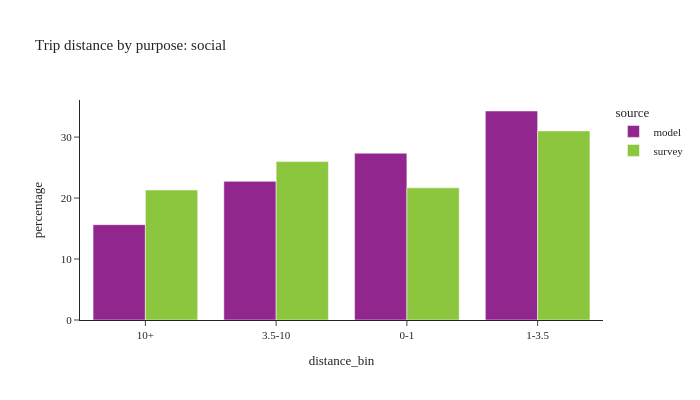

Source (notebook cell):
### Code cell
plot_bins(trip, pl.col('dpurp') == 7, 'social')

### Figure 1 — Plotly figure (JSON) as saved in the notebook; plotly's stock layout.template omitted (floating-point values rounded to 4 significant figures)
{"data": [{"alignmentgroup": "True", "customdata": [[334427], [486504], [585293], [733434]], "hovertemplate": "source=model<br>distance_bin=%{x}<br>percentage=%{y}<br>sample count=%{customdata[0]}<extra></extra>", "legendgroup": "model", "marker": {"color": "#91268F", "pattern": {"shape": ""}}, "name": "model", "offsetgroup": "model", "orientation": "v", "showlegend": true, "textposition": "auto", "type": "bar", "x": ["10+", "3.5-10", "0-1", "1-3.5"], "xaxis": "x", "y": [15.63, 22.74, 27.35, 34.28], "yaxis": "y"}, {"alignmentgroup": "True", "customdata": [[409], [989], [667], [918]], "hovertemplate": "source=survey<br>distance_bin=%{x}<br>percentage=%{y}<br>sample count=%{customdata[0]}<extra></extra>", "legendgroup": "survey", "marker": {"color": "#8CC63E", "pattern": {"shape": ""}}, "name": "survey", "offsetgroup": "survey", "orientation": "v", "showlegend": true, "textposition": "auto", "type": "bar", "x": ["10+", "1-3.5", "3.5-10", "0-1"], "xaxis": "x", "y": [21.33, 31.01, 25.98, 21.68], "yaxis": "y"}], "layout": {"barmode": "group", "font": {"size": 11}, "height": 400, "legend": {"title": {"text": "source"}, "tracegroupgap": 0}, "title": {"text": "Trip distance by purpose: social"}, "width": 700, "xaxis": {"anchor": "y", "domain": [0.0, 1.0], "title": {"text": "distance_bin"}}, "yaxis": {"anchor": "x", "domain": [0.0, 1.0], "title": {"text": "percentage"}}}}
